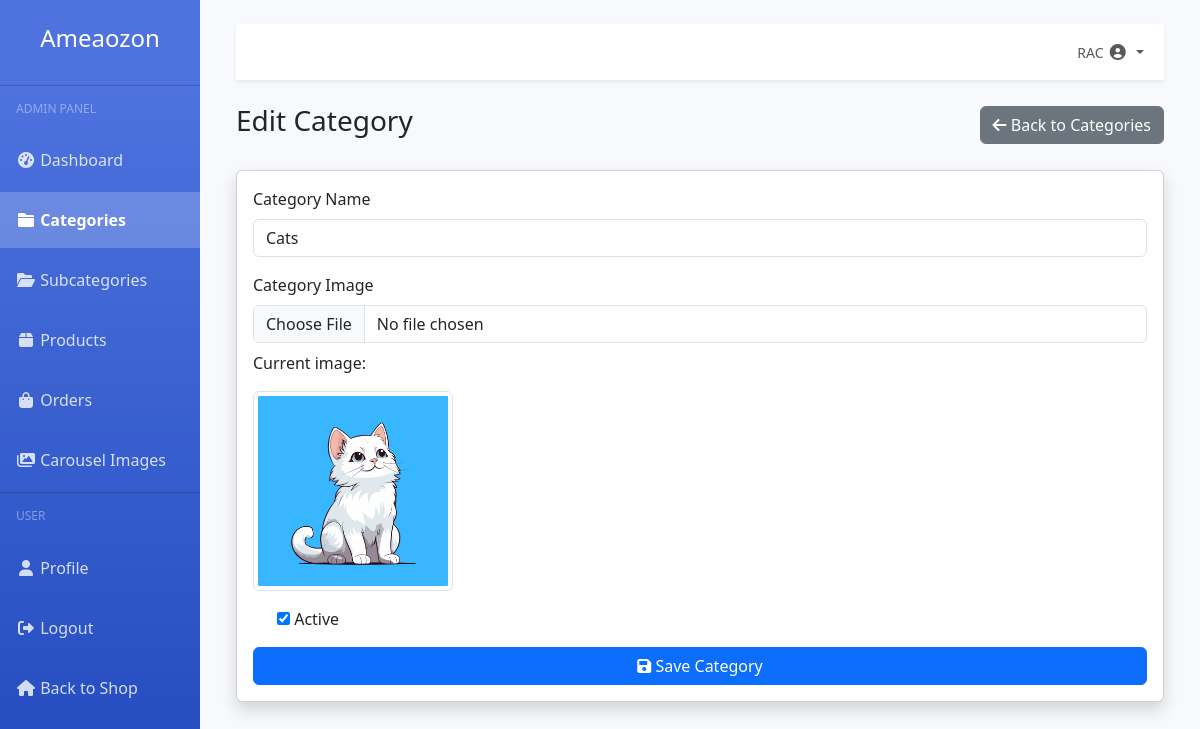
The page /dashboard/categories/edit/1/ (signed in) on the database its author committed.
### accounts/models.py (models this page shows, shortened)
class User(AbstractUser):
    CUSTOMER = 'customer'
    ADMIN = 'admin'
    USER_TYPE_CHOICES = [
        (CUSTOMER, 'Customer'),
        (ADMIN, 'Admin'),
    ]
    user_type = models.CharField(max_length=10, choices=USER_TYPE_CHOICES, default=CUSTOMER)
    profile_picture = models.ImageField(upload_to='users/', blank=True, null=True)
    phone_number = models.CharField(max_length=15, blank=True, null=True)
    address = models.TextField(blank=True, null=True)

### store/models.py (models this page shows, shortened)
class Category(models.Model):
    name = models.CharField(max_length=100)
    slug = models.SlugField(unique=True)
    image = models.ImageField(upload_to='categories/', blank=True, null=True)
    is_active = models.BooleanField(default=True)
    created_at = models.DateTimeField(auto_now_add=True)
    updated_at = models.DateTimeField(auto_now=True)
    class Meta:
        verbose_name_plural = 'Categories'

### dashboard/views.py (the view)
# urls.py: path('categories/edit/<int:category_id>/', views.category_edit, name='category_edit'),
@login_required
@admin_required
def category_edit(request, category_id):
    category = get_object_or_404(Category, id=category_id)
    if request.method == 'POST':
        form = CategoryForm(request.POST, request.FILES, instance=category)
        if form.is_valid():
            category = form.save(commit=False)
            category.slug = slugify(category.name)
            category.save()
            messages.success(request, f'Category "{category.name}" updated successfully.')
            return redirect('dashboard:category_list')
    else:
        form = CategoryForm(instance=category)
    context = {
        'form': form,
        'title': 'Edit Category',
        'category': category
    }
    return render(request, 'dashboard/category_form.html', context)

### dashboard/forms.py
class CategoryForm(forms.ModelForm):
    class Meta:
        model = Category
        fields = ['name', 'image', 'is_active']
        widgets = {
            'name': forms.TextInput(attrs={'class': 'form-control'}),
            'image': forms.FileInput(attrs={'class': 'form-control'}),
        }

### orders/models.py (called while the page is built)
    def get_total_items(self):
        return sum(item.quantity for item in self.items.all())

### store/context_processors.py (called while the page is built)
def categories(request):
    return {
        'categories': Category.objects.filter(is_active=True)
    }

def cart_count(request):
    count = 0
    if request.user.is_authenticated:
        try:
            cart = Cart.objects.get(user=request.user)
            count = cart.get_total_items()
        except Cart.DoesNotExist:
            count = 0
    return {'cart_count': count}

### templates/dashboard/category_form.html (shortened to what this page needs)
{% extends 'dashboard/base_dashboard.html' %}
{% block dashboard_content %}
<div class="d-flex justify-content-between align-items-center mb-4">
    <h1 class="h3">{{ title }}</h1>
    <a href="{% url 'dashboard:category_list' %}" class="btn btn-secondary">
        <i class="fas fa-arrow-left"></i> Back to Categories
    </a>
</div>
<div class="card shadow mb-4">
    <div class="card-body">
        <form method="post" enctype="multipart/form-data">
            <div class="mb-3">
                <label for="{{ form.name.id_for_label }}" class="form-label">Category Name</label>
                {{ form.name }}
            </div>
            <div class="mb-3">
                <label for="{{ form.image.id_for_label }}" class="form-label">Category Image</label>
                {{ form.image }}
                {% if category and category.image %}
                <div class="mt-2">
                    <p>Current image:</p>
                    <img src="{{ category.image.url }}" alt="{{ category.name }}" class="img-thumbnail" style="max-width: 200px;">
                </div>
                {% endif %}
            </div>
            <div class="mb-3 form-check">
                {{ form.is_active }}
                <label class="form-check-label" for="{{ form.is_active.id_for_label }}">
                    Active
                </label>
            </div>
            <div class="d-grid gap-2">
                <button type="submit" class="btn btn-primary">
                    <i class="fas fa-save"></i> Save Category
                </button>
            </div>
        </form>
    </div>
</div>
{% endblock %}

### templates/dashboard/base_dashboard.html (shortened to what this page needs)
<!DOCTYPE html>
<html lang="en">
<head>
    <link href="https://cdn.jsdelivr.net/npm/bootstrap@5.3.0-alpha1/dist/css/bootstrap.min.css" rel="stylesheet">
    <link rel="stylesheet" href="https://cdnjs.cloudflare.com/ajax/libs/font-awesome/6.0.0/css/all.min.css">
</head>
<body>
    <div class="container-fluid">
        <div class="row">
            <div class="col-md-2 sidebar px-0 position-fixed">
                <div class="text-center py-4">
                    <a href="{% url 'store:home' %}" class="text-decoration-none">
                        <h4 class="text-white">Ameaozon</h4>
                    </a>
                </div>
                <hr class="sidebar-divider my-0 bg-light opacity-25">
                <h6 class="sidebar-heading">Admin Panel</h6>
                <ul class="nav flex-column">
                    <li class="nav-item">
                        <a class="nav-link {% if request.path == '/dashboard/' %}active{% endif %}" href="{% url 'dashboard:admin_dashboard' %}">
                            <i class="fas fa-fw fa-tachometer-alt"></i> Dashboard
                        </a>
                    </li>
                    <li class="nav-item">
                        <a class="nav-link {% if '/dashboard/categories' in request.path %}active{% endif %}" href="{% url 'dashboard:category_list' %}">
                            <i class="fas fa-fw fa-folder"></i> Categories
                        </a>
                    </li>
                    <li class="nav-item">
                        <a class="nav-link {% if '/dashboard/subcategories' in request.path %}active{% endif %}" href="{% url 'dashboard:subcategory_list' %}">
                            <i class="fas fa-fw fa-folder-open"></i> Subcategories
                        </a>
                    </li>
                    <li class="nav-item">
                        <a class="nav-link {% if '/dashboard/products' in request.path %}active{% endif %}" href="{% url 'dashboard:product_list' %}">
                            <i class="fas fa-fw fa-box"></i> Products
                        </a>
                    </li>
                    <li class="nav-item">
                        <a class="nav-link {% if '/dashboard/orders' in request.path %}active{% endif %}" href="{% url 'dashboard:order_list' %}">
                            <i class="fas fa-fw fa-shopping-bag"></i> Orders
                        </a>
                    </li>
                    <li class="nav-item">
                        <a class="nav-link {% if '/dashboard/carousel' in request.path %}active{% endif %}" href="{% url 'dashboard:carousel_list' %}">
                            <i class="fas fa-fw fa-images"></i> Carousel Images
                        </a>
                    </li>
                </ul>
                <hr class="sidebar-divider my-0 bg-light opacity-25">
                <h6 class="sidebar-heading">User</h6>
                <ul class="nav flex-column">
                    <li class="nav-item">
                        <a class="nav-link" href="{% url 'accounts:profile' %}">
                            <i class="fas fa-fw fa-user"></i> Profile
                        </a>
                    </li>
                    <li class="nav-item">
                        <a class="nav-link" href="{% url 'accounts:logout' %}">
                            <i class="fas fa-fw fa-sign-out-alt"></i> Logout
                        </a>
                    </li>
                    <li class="nav-item">
                        <a class="nav-link" href="{% url 'store:home' %}">
                            <i class="fas fa-fw fa-home"></i> Back to Shop
                        </a>
                    </li>
                </ul>
            </div>
            <div class="col-md-10 ms-auto px-4">
                <div class="container-fluid py-4">
                    <nav class="navbar navbar-expand navbar-light bg-white mb-4 shadow-sm">
                        <div class="container-fluid">
                            <ul class="navbar-nav ms-auto">
                                <li class="nav-item dropdown">
                                    <a class="nav-link dropdown-toggle" href="#" id="userDropdown" role="button" data-bs-toggle="dropdown">
                                        <span class="mr-2 d-none d-lg-inline text-gray-600 small">{{ request.user.username }}</span>
                                        {% if request.user.profile_picture %}
                                            <img class="img-profile rounded-circle" src="{{ request.user.profile_picture.url }}" width="32" height="32">
                                        {% else %}
                                            <i class="fas fa-user-circle fa-fw"></i>
                                        {% endif %}
                                    </a>
                                </li>
                            </ul>
                        </div>
                    </nav>
                    {% block dashboard_content %}{% endblock %}
                </div>
            </div>
        </div>
    </div>
</body>
</html>

### templates/dashboard/base_dashboard.html (style rules this page uses)
body { background-color: #f8f9fc; }
.sidebar { min-height: 100vh; background-color: #4e73df; background-image: linear-gradient(180deg, #4e73df 10%, #224abe 100%); background-size: cover; }
.sidebar .nav-link { color: rgba(255, 255, 255, 0.8); padding: 1rem; margin-bottom: 0.25rem; }
.sidebar .nav-link.active { color: #fff; font-weight: bold; background-color: rgba(255, 255, 255, 0.2); }
.sidebar .sidebar-heading { color: rgba(255, 255, 255, 0.4); font-size: 0.75rem; text-transform: uppercase; padding: 1rem; margin-bottom: 0; }

### rows shown on the page
User: user.username "RAC"
Category: name "Cats", image (picture), is_active "☑"

### other values the page prints
{{ title }} "Edit Category"
